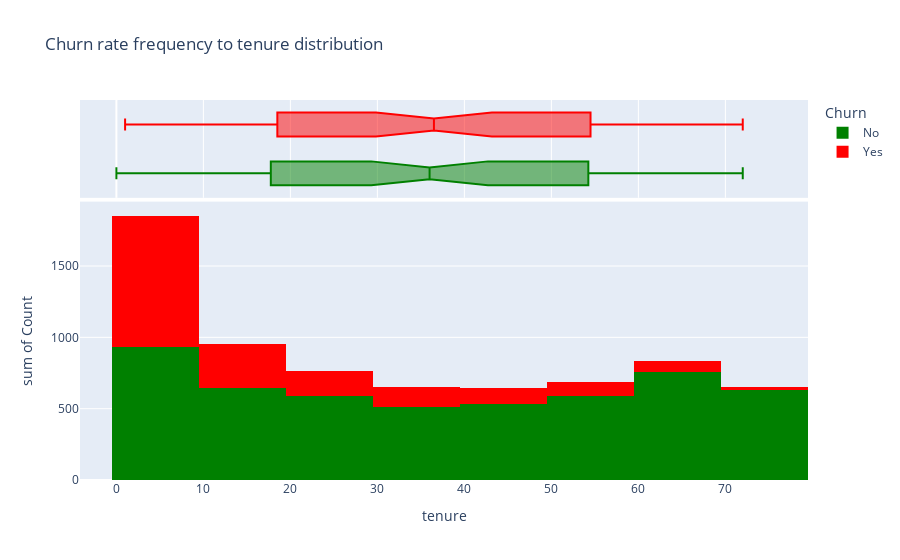
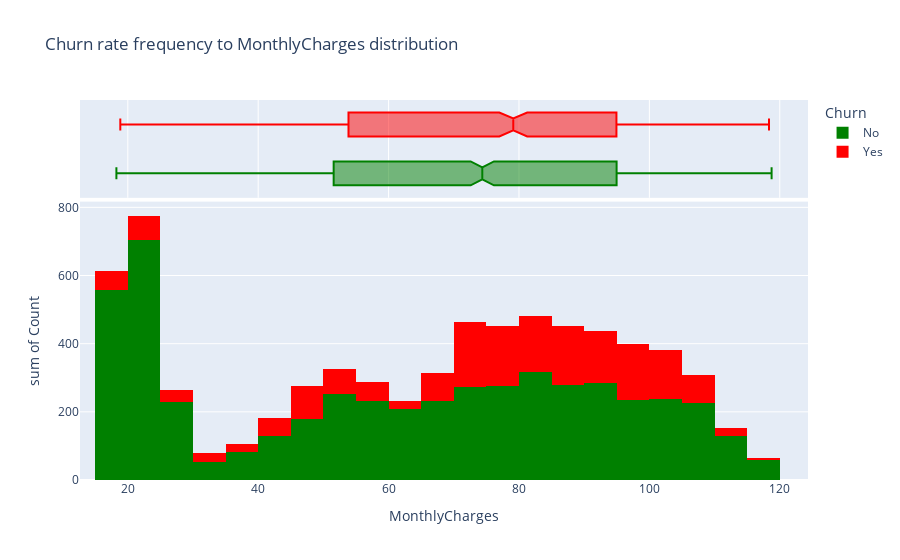
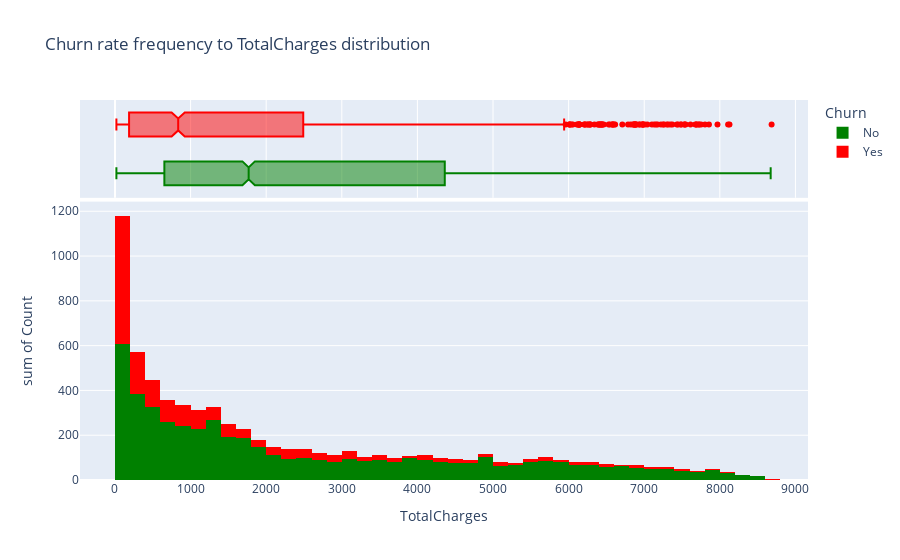

Write notebook code for charts like these, in order.
### Markdown cell above
### Let’s **plot the histogram** of all the numeric features to understand the distribution.

### Code cell
for feature in numerical_features:
    data = df.groupby([feature, 'Churn']).size().reset_index()
    data = data.rename(columns={0: 'Count'})
    fig = px.histogram(data, x=feature, y='Count', color='Churn', marginal='box', title=f'Churn rate frequency to {feature} distribution', color_discrete_sequence=["green", "red"])
    fig.show()

### Figure 1 — Plotly figure (JSON) as saved in the notebook; plotly's stock layout.template omitted (floating-point values rounded to 4 significant figures)
{"data": [{"alignmentgroup": "True", "bingroup": "x", "histfunc": "sum", "hovertemplate": "Churn=No<br>tenure=%{x}<br>sum of Count=%{y}<extra></extra>", "legendgroup": "No", "marker": {"color": "green", "pattern": {"shape": ""}}, "name": "No", "offsetgroup": "No", "orientation": "v", "showlegend": true, "type": "histogram", "x": [0, 1, 2, 3, 4, 5, 6, 7, 8, 9, 10, 11, 12, 13, 14, 15, 16, 17, 18, 19, 20, 21, 22, 23, 24, 25, 26, 27, 28, 29, 30, 31, 32, 33, 34, 35, 36, 37, 38, 39, 40, 41, 42, 43, 44, 45, 46, 47, 48, 49, 50, 51, 52, 53, 54, 55, 56, 57, 58, 59, 60, 61, 62, 63, 64, 65, 66, 67, 68, 69, 70, 71, 72], "xaxis": "x", "y": [11, 233, 115, 106, 93, 69, 70, 80, 81, 73, 71, 68, 79, 71, 52, 62, 52, 61, 73, 54, 53, 46, 63, 72, 71, 56, 64, 59, 45, 57, 56, 49, 50, 50, 53, 73, 40, 50, 46, 42, 51, 56, 51, 50, 45, 55, 62, 54, 55, 51, 58, 60, 72, 56, 55, 55, 70, 57, 56, 52, 70, 68, 65, 68, 76, 67, 76, 88, 91, 87, 108, 164, 356], "yaxis": "y"}, {"alignmentgroup": "True", "hovertemplate": "Churn=No<br>tenure=%{x}<extra></extra>", "legendgroup": "No", "marker": {"color": "green"}, "name": "No", "notched": true, "offsetgroup": "No", "showlegend": false, "type": "box", "x": [0, 1, 2, 3, 4, 5, 6, 7, 8, 9, 10, 11, 12, 13, 14, 15, 16, 17, 18, 19, 20, 21, 22, 23, 24, 25, 26, 27, 28, 29, 30, 31, 32, 33, 34, 35, 36, 37, 38, 39, 40, 41, 42, 43, 44, 45, 46, 47, 48, 49, 50, 51, 52, 53, 54, 55, 56, 57, 58, 59, 60, 61, 62, 63, 64, 65, 66, 67, 68, 69, 70, 71, 72], "xaxis": "x2", "yaxis": "y2"}, {"alignmentgroup": "True", "bingroup": "x", "histfunc": "sum", "hovertemplate": "Churn=Yes<br>tenure=%{x}<br>sum of Count=%{y}<extra></extra>", "legendgroup": "Yes", "marker": {"color": "red", "pattern": {"shape": ""}}, "name": "Yes", "offsetgroup": "Yes", "orientation": "v", "showlegend": true, "type": "histogram", "x": [1, 2, 3, 4, 5, 6, 7, 8, 9, 10, 11, 12, 13, 14, 15, 16, 17, 18, 19, 20, 21, 22, 23, 24, 25, 26, 27, 28, 29, 30, 31, 32, 33, 34, 35, 36, 37, 38, 39, 40, 41, 42, 43, 44, 45, 46, 47, 48, 49, 50, 51, 52, 53, 54, 55, 56, 57, 58, 59, 60, 61, 62, 63, 64, 65, 66, 67, 68, 69, 70, 71, 72], "xaxis": "x", "y": [380, 123, 94, 83, 64, 40, 51, 42, 46, 45, 31, 38, 38, 24, 37, 28, 26, 24, 19, 18, 17, 27, 13, 23, 23, 15, 13, 12, 15, 16, 16, 19, 14, 12, 15, 10, 15, 13, 14, 13, 14, 14, 15, 6, 6, 12, 14, 9, 15, 10, 8, 8, 14, 13, 9, 10, 8, 11, 8, 6, 8, 5, 4, 4, 9, 13, 10, 9, 8, 11, 6, 6], "yaxis": "y"}, {"alignmentgroup": "True", "hovertemplate": "Churn=Yes<br>tenure=%{x}<extra></extra>", "legendgroup": "Yes", "marker": {"color": "red"}, "name": "Yes", "notched": true, "offsetgroup": "Yes", "showlegend": false, "type": "box", "x": [1, 2, 3, 4, 5, 6, 7, 8, 9, 10, 11, 12, 13, 14, 15, 16, 17, 18, 19, 20, 21, 22, 23, 24, 25, 26, 27, 28, 29, 30, 31, 32, 33, 34, 35, 36, 37, 38, 39, 40, 41, 42, 43, 44, 45, 46, 47, 48, 49, 50, 51, 52, 53, 54, 55, 56, 57, 58, 59, 60, 61, 62, 63, 64, 65, 66, 67, 68, 69, 70, 71, 72], "xaxis": "x2", "yaxis": "y2"}], "layout": {"barmode": "relative", "legend": {"title": {"text": "Churn"}, "tracegroupgap": 0}, "title": {"text": "Churn rate frequency to tenure distribution"}, "xaxis": {"anchor": "y", "domain": [0, 1], "title": {"text": "tenure"}}, "xaxis2": {"anchor": "y2", "domain": [0, 1], "matches": "x", "showgrid": true, "showticklabels": false}, "yaxis": {"anchor": "x", "domain": [0, 0.7326], "title": {"text": "sum of Count"}}, "yaxis2": {"anchor": "x2", "domain": [0.7426, 1], "matches": "y2", "showgrid": false, "showline": false, "showticklabels": false, "ticks": ""}}}

### Figure 2 — Plotly figure (JSON) as saved in the notebook; plotly's stock layout.template omitted (floating-point values rounded to 4 significant figures; data arrays with more than 128 entries replaced by an {"elided": "..."} marker saying what was removed)
{"data": [{"alignmentgroup": "True", "bingroup": "x", "histfunc": "sum", "hovertemplate": "Churn=No<br>MonthlyCharges=%{x}<br>sum of Count=%{y}<extra></extra>", "legendgroup": "No", "marker": {"color": "green", "pattern": {"shape": ""}}, "name": "No", "offsetgroup": "No", "orientation": "v", "showlegend": true, "type": "histogram", "x": {"elided": "1460 float values"}, "xaxis": "x", "y": {"elided": "1460 int values"}, "yaxis": "y"}, {"alignmentgroup": "True", "hovertemplate": "Churn=No<br>MonthlyCharges=%{x}<extra></extra>", "legendgroup": "No", "marker": {"color": "green"}, "name": "No", "notched": true, "offsetgroup": "No", "showlegend": false, "type": "box", "x": {"elided": "1460 float values"}, "xaxis": "x2", "yaxis": "y2"}, {"alignmentgroup": "True", "bingroup": "x", "histfunc": "sum", "hovertemplate": "Churn=Yes<br>MonthlyCharges=%{x}<br>sum of Count=%{y}<extra></extra>", "legendgroup": "Yes", "marker": {"color": "red", "pattern": {"shape": ""}}, "name": "Yes", "offsetgroup": "Yes", "orientation": "v", "showlegend": true, "type": "histogram", "x": {"elided": "910 float values"}, "xaxis": "x", "y": {"elided": "910 int values"}, "yaxis": "y"}, {"alignmentgroup": "True", "hovertemplate": "Churn=Yes<br>MonthlyCharges=%{x}<extra></extra>", "legendgroup": "Yes", "marker": {"color": "red"}, "name": "Yes", "notched": true, "offsetgroup": "Yes", "showlegend": false, "type": "box", "x": {"elided": "910 float values"}, "xaxis": "x2", "yaxis": "y2"}], "layout": {"barmode": "relative", "legend": {"title": {"text": "Churn"}, "tracegroupgap": 0}, "title": {"text": "Churn rate frequency to MonthlyCharges distribution"}, "xaxis": {"anchor": "y", "domain": [0, 1], "title": {"text": "MonthlyCharges"}}, "xaxis2": {"anchor": "y2", "domain": [0, 1], "matches": "x", "showgrid": true, "showticklabels": false}, "yaxis": {"anchor": "x", "domain": [0, 0.7326], "title": {"text": "sum of Count"}}, "yaxis2": {"anchor": "x2", "domain": [0.7426, 1], "matches": "y2", "showgrid": false, "showline": false, "showticklabels": false, "ticks": ""}}}

### Figure 3 — Plotly figure (JSON) as saved in the notebook; plotly's stock layout.template omitted (floating-point values rounded to 4 significant figures; data arrays with more than 128 entries replaced by an {"elided": "..."} marker saying what was removed)
{"data": [{"alignmentgroup": "True", "bingroup": "x", "histfunc": "sum", "hovertemplate": "Churn=No<br>TotalCharges=%{x}<br>sum of Count=%{y}<extra></extra>", "legendgroup": "No", "marker": {"color": "green", "pattern": {"shape": ""}}, "name": "No", "offsetgroup": "No", "orientation": "v", "showlegend": true, "type": "histogram", "x": {"elided": "4966 float values"}, "xaxis": "x", "y": {"elided": "4966 int values"}, "yaxis": "y"}, {"alignmentgroup": "True", "hovertemplate": "Churn=No<br>TotalCharges=%{x}<extra></extra>", "legendgroup": "No", "marker": {"color": "green"}, "name": "No", "notched": true, "offsetgroup": "No", "showlegend": false, "type": "box", "x": {"elided": "4966 float values"}, "xaxis": "x2", "yaxis": "y2"}, {"alignmentgroup": "True", "bingroup": "x", "histfunc": "sum", "hovertemplate": "Churn=Yes<br>TotalCharges=%{x}<br>sum of Count=%{y}<extra></extra>", "legendgroup": "Yes", "marker": {"color": "red", "pattern": {"shape": ""}}, "name": "Yes", "offsetgroup": "Yes", "orientation": "v", "showlegend": true, "type": "histogram", "x": {"elided": "1732 float values"}, "xaxis": "x", "y": {"elided": "1732 int values"}, "yaxis": "y"}, {"alignmentgroup": "True", "hovertemplate": "Churn=Yes<br>TotalCharges=%{x}<extra></extra>", "legendgroup": "Yes", "marker": {"color": "red"}, "name": "Yes", "notched": true, "offsetgroup": "Yes", "showlegend": false, "type": "box", "x": {"elided": "1732 float values"}, "xaxis": "x2", "yaxis": "y2"}], "layout": {"barmode": "relative", "legend": {"title": {"text": "Churn"}, "tracegroupgap": 0}, "title": {"text": "Churn rate frequency to TotalCharges distribution"}, "xaxis": {"anchor": "y", "domain": [0, 1], "title": {"text": "TotalCharges"}}, "xaxis2": {"anchor": "y2", "domain": [0, 1], "matches": "x", "showgrid": true, "showticklabels": false}, "yaxis": {"anchor": "x", "domain": [0, 0.7326], "title": {"text": "sum of Count"}}, "yaxis2": {"anchor": "x2", "domain": [0.7426, 1], "matches": "y2", "showgrid": false, "showline": false, "showticklabels": false, "ticks": ""}}}
